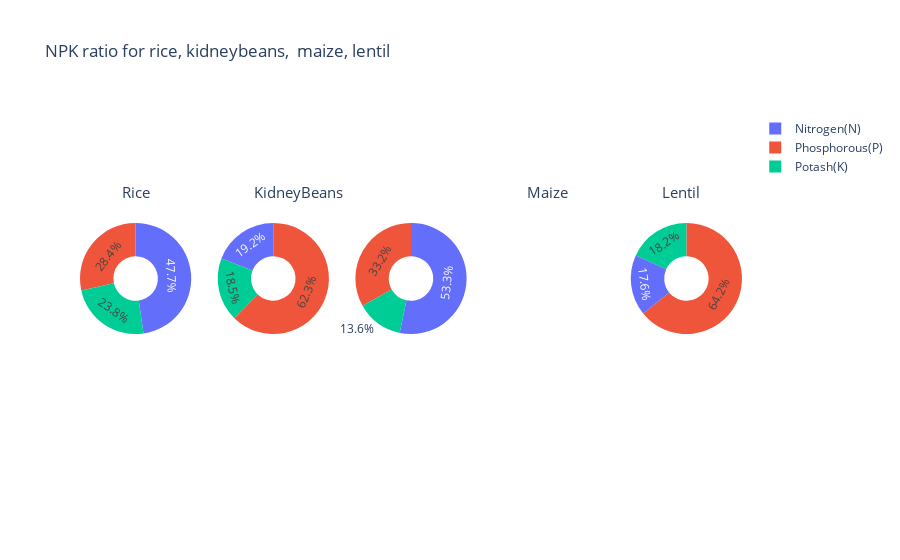

Source (notebook cell):
### Code cell
labels = ['Nitrogen(N)','Phosphorous(P)','Potash(K)']
fig = make_subplots(rows=1, cols=5, specs=[[{'type':'domain'}, {'type':'domain'},
                                            {'type':'domain'}, {'type':'domain'}, 
                                            {'type':'domain'}]])

rice_npk = crop_summary[crop_summary.index=='rice']
values = [rice_npk['N'][0], rice_npk['P'][0], rice_npk['K'][0]]
fig.add_trace(go.Pie(labels=labels, values=values,name="Rice"),1, 1)

kidneybeans_npk = crop_summary[crop_summary.index=='kidneybeans']
values = [kidneybeans_npk['N'][0], kidneybeans_npk['P'][0], kidneybeans_npk['K'][0]]
fig.add_trace(go.Pie(labels=labels, values=values,name="KidneyBeans"),1, 2)

maize_npk = crop_summary[crop_summary.index=='maize']
values = [maize_npk['N'][0], maize_npk['P'][0], maize_npk['K'][0]]
fig.add_trace(go.Pie(labels=labels, values=values,name="Maize"),1, 3)

lentil_npk = crop_summary[crop_summary.index=='lentil']
values = [lentil_npk['N'][0], lentil_npk['P'][0], lentil_npk['K'][0]]
fig.add_trace(go.Pie(labels=labels, values=values,name="Lentil"),1, 5)

fig.update_traces(hole=.4, hoverinfo="label+percent+name")
fig.update_layout(
    title_text="NPK ratio for rice, kidneybeans,  maize, lentil",
    annotations=[dict(text='Rice',x=0.06,y=0.8, font_size=15, showarrow=False),
                 dict(text='KidneyBeans',x=0.26,y=0.8, font_size=15, showarrow=False),
                 dict(text='Maize',x=0.74,y=0.8, font_size=15, showarrow=False),
                dict(text='Lentil',x=0.94,y=0.8, font_size=15, showarrow=False)])
fig.show()

### Figure 1 — Plotly figure (JSON) as saved in the notebook; plotly's stock layout.template omitted (floating-point values rounded to 4 significant figures)
{"data": [{"domain": {"x": [0, 0.168], "y": [0, 1]}, "hole": 0.4, "hoverinfo": "label+percent+name", "labels": ["Nitrogen(N)", "Phosphorous(P)", "Potash(K)"], "name": "Rice", "type": "pie", "values": [79.89, 47.58, 39.87]}, {"domain": {"x": [0.208, 0.376], "y": [0, 1]}, "hole": 0.4, "hoverinfo": "label+percent+name", "labels": ["Nitrogen(N)", "Phosphorous(P)", "Potash(K)"], "name": "KidneyBeans", "type": "pie", "values": [20.75, 67.54, 20.05]}, {"domain": {"x": [0.416, 0.584], "y": [0, 1]}, "hole": 0.4, "hoverinfo": "label+percent+name", "labels": ["Nitrogen(N)", "Phosphorous(P)", "Potash(K)"], "name": "Maize", "type": "pie", "values": [77.76, 48.44, 19.79]}, {"domain": {"x": [0.832, 1], "y": [0, 1]}, "hole": 0.4, "hoverinfo": "label+percent+name", "labels": ["Nitrogen(N)", "Phosphorous(P)", "Potash(K)"], "name": "Lentil", "type": "pie", "values": [18.77, 68.36, 19.41]}], "layout": {"annotations": [{"font": {"size": 15}, "showarrow": false, "text": "Rice", "x": 0.06, "y": 0.8}, {"font": {"size": 15}, "showarrow": false, "text": "KidneyBeans", "x": 0.26, "y": 0.8}, {"font": {"size": 15}, "showarrow": false, "text": "Maize", "x": 0.74, "y": 0.8}, {"font": {"size": 15}, "showarrow": false, "text": "Lentil", "x": 0.94, "y": 0.8}], "title": {"text": "NPK ratio for rice, kidneybeans,  maize, lentil"}}}
